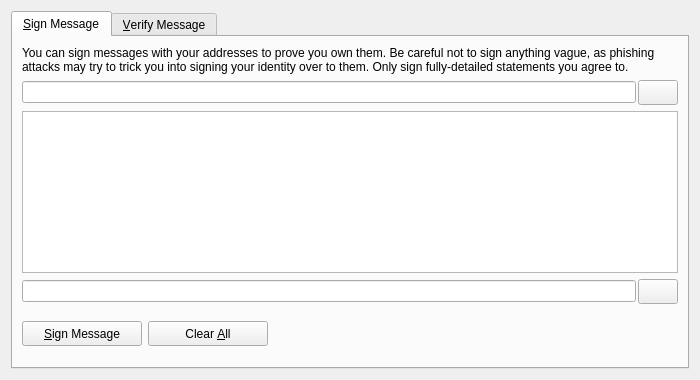
<?xml version="1.0" encoding="UTF-8"?>
<ui version="4.0">
 <class>SignVerifyMessageDialog</class>
 <widget class="QDialog" name="SignVerifyMessageDialog">
  <property name="geometry">
   <rect>
    <x>0</x>
    <y>0</y>
    <width>700</width>
    <height>380</height>
   </rect>
  </property>
  <property name="windowTitle">
   <string>Signatures - Sign / Verify a Message</string>
  </property>
  <property name="modal">
   <bool>true</bool>
  </property>
  <layout class="QVBoxLayout" name="verticalLayout">
   <item>
    <widget class="QTabWidget" name="tabWidget">
     <property name="currentIndex">
      <number>0</number>
     </property>
     <widget class="QWidget" name="tabSignMessage">
      <attribute name="title">
       <string>&amp;Sign Message</string>
      </attribute>
      <layout class="QVBoxLayout" name="verticalLayout_SM">
       <item>
        <widget class="QLabel" name="infoLabel_SM">
         <property name="text">
          <string>You can sign messages with your addresses to prove you own them. Be careful not to sign anything vague, as phishing attacks may try to trick you into signing your identity over to them. Only sign fully-detailed statements you agree to.</string>
         </property>
         <property name="textFormat">
          <enum>Qt::PlainText</enum>
         </property>
         <property name="wordWrap">
          <bool>true</bool>
         </property>
        </widget>
       </item>
       <item>
        <layout class="QHBoxLayout" name="horizontalLayout_1_SM">
         <property name="spacing">
          <number>2</number>
         </property>
         <item>
          <widget class="QValidatedLineEdit" name="addressIn_SM">
           <property name="toolTip">
            <string>The address to sign the message with (e.g. VTHZfUg11wEJmSgBLUcmCKGYekuqFcGHQq)</string>
           </property>
           <property name="maxLength">
            <number>34</number>
           </property>
          </widget>
         </item>
         <item>
          <widget class="QPushButton" name="addressBookButton_SM">
           <property name="minimumSize">
            <size>
             <width>25</width>
             <height>25</height>
            </size>
           </property>
           <property name="toolTip">
            <string>Choose an address from the address book</string>
           </property>
           <property name="text">
            <string/>
           </property>
           <property name="icon">
            <iconset resource="../bitcoin.qrc">
             <normaloff>:/icons/address-book</normaloff>:/icons/address-book</iconset>
           </property>
           <property name="iconSize">
            <size>
             <width>18</width>
             <height>18</height>
            </size>
           </property>
           <property name="shortcut">
            <string>Alt+A</string>
           </property>
           <property name="autoDefault">
            <bool>false</bool>
           </property>
          </widget>
         </item>
        </layout>
       </item>
       <item>
        <widget class="QPlainTextEdit" name="messageIn_SM">
         <property name="toolTip">
          <string>Enter the message you want to sign here</string>
         </property>
        </widget>
       </item>
       <item>
        <layout class="QHBoxLayout" name="horizontalLayout_2_SM">
         <property name="spacing">
          <number>2</number>
         </property>
         <item>
          <widget class="QLineEdit" name="signatureOut_SM">
           <property name="readOnly">
            <bool>true</bool>
           </property>
          </widget>
         </item>
         <item>
          <widget class="QPushButton" name="copySignatureButton_SM">
           <property name="minimumSize">
            <size>
             <width>25</width>
             <height>25</height>
            </size>
           </property>
           <property name="toolTip">
            <string>Copy the current signature to the system clipboard</string>
           </property>
           <property name="text">
            <string/>
           </property>
           <property name="icon">
            <iconset resource="../bitcoin.qrc">
             <normaloff>:/icons/editcopy</normaloff>:/icons/editcopy</iconset>
           </property>
           <property name="iconSize">
            <size>
             <width>12</width>
             <height>12</height>
            </size>
           </property>
           <property name="autoDefault">
            <bool>false</bool>
           </property>
          </widget>
         </item>
        </layout>
       </item>
       <item>
        <layout class="QHBoxLayout" name="horizontalLayout_3_SM">
         <item>
          <widget class="QPushButton" name="signMessageButton_SM">
           <property name="minimumSize">
            <size>
             <width>120</width>
             <height>25</height>
            </size>
           </property>
           <property name="toolTip">
            <string>Sign the message to prove you own this ArronCoin address</string>
           </property>
           <property name="text">
            <string>&amp;Sign Message</string>
           </property>
           <property name="icon">
            <iconset resource="../bitcoin.qrc">
             <normaloff>:/icons/editButton</normaloff>:/icons/editButton</iconset>
           </property>
           <property name="iconSize">
            <size>
             <width>12</width>
             <height>12</height>
            </size>
           </property>
           <property name="autoDefault">
            <bool>false</bool>
           </property>
          </widget>
         </item>
         <item>
          <widget class="QPushButton" name="clearButton_SM">
           <property name="minimumSize">
            <size>
             <width>120</width>
             <height>25</height>
            </size>
           </property>
           <property name="toolTip">
            <string>Reset all sign message fields</string>
           </property>
           <property name="text">
            <string>Clear &amp;All</string>
           </property>
           <property name="icon">
            <iconset resource="../bitcoin.qrc">
             <normaloff>:/icons/remove</normaloff>:/icons/remove</iconset>
           </property>
           <property name="iconSize">
            <size>
             <width>12</width>
             <height>12</height>
            </size>
           </property>
           <property name="autoDefault">
            <bool>false</bool>
           </property>
          </widget>
         </item>
         <item>
          <spacer name="horizontalSpacer_1_SM">
           <property name="orientation">
            <enum>Qt::Horizontal</enum>
           </property>
           <property name="sizeHint" stdset="0">
            <size>
             <width>40</width>
             <height>48</height>
            </size>
           </property>
          </spacer>
         </item>
         <item>
          <widget class="QLabel" name="statusLabel_SM">
           <property name="text">
            <string/>
           </property>
           <property name="wordWrap">
            <bool>true</bool>
           </property>
          </widget>
         </item>
         <item>
          <spacer name="horizontalSpacer_2_SM">
           <property name="orientation">
            <enum>Qt::Horizontal</enum>
           </property>
           <property name="sizeHint" stdset="0">
            <size>
             <width>40</width>
             <height>48</height>
            </size>
           </property>
          </spacer>
         </item>
        </layout>
       </item>
      </layout>
     </widget>
     <widget class="QWidget" name="tabVerifyMessage">
      <attribute name="title">
       <string>&amp;Verify Message</string>
      </attribute>
      <layout class="QVBoxLayout" name="verticalLayout_VM">
       <item>
        <widget class="QLabel" name="infoLabel_VM">
         <property name="text">
          <string>Enter the signing address, message (ensure you copy line breaks, spaces, tabs, etc. exactly) and signature below to verify the message. Be careful not to read more into the signature than what is in the signed message itself, to avoid being tricked by a man-in-the-middle attack.</string>
         </property>
         <property name="textFormat">
          <enum>Qt::PlainText</enum>
         </property>
         <property name="alignment">
          <set>Qt::AlignLeading|Qt::AlignLeft|Qt::AlignTop</set>
         </property>
         <property name="wordWrap">
          <bool>true</bool>
         </property>
        </widget>
       </item>
       <item>
        <layout class="QHBoxLayout" name="horizontalLayout_1_VM">
         <property name="spacing">
          <number>2</number>
         </property>
         <item>
          <widget class="QValidatedLineEdit" name="addressIn_VM">
           <property name="toolTip">
            <string>The address the message was signed with (e.g. VTHZfUg11wEJmSgBLUcmCKGYekuqFcGHQq)</string>
           </property>
           <property name="maxLength">
            <number>34</number>
           </property>
          </widget>
         </item>
         <item>
          <widget class="QPushButton" name="addressBookButton_VM">
           <property name="minimumSize">
            <size>
             <width>25</width>
             <height>25</height>
            </size>
           </property>
           <property name="toolTip">
            <string>Choose an address from the address book</string>
           </property>
           <property name="text">
            <string/>
           </property>
           <property name="icon">
            <iconset resource="../bitcoin.qrc">
             <normaloff>:/icons/address-book</normaloff>:/icons/address-book</iconset>
           </property>
           <property name="shortcut">
            <string>Alt+A</string>
           </property>
           <property name="autoDefault">
            <bool>false</bool>
           </property>
          </widget>
         </item>
        </layout>
       </item>
       <item>
        <widget class="QPlainTextEdit" name="messageIn_VM"/>
       </item>
       <item>
        <widget class="QValidatedLineEdit" name="signatureIn_VM"/>
       </item>
       <item>
        <layout class="QHBoxLayout" name="horizontalLayout_2_VM">
         <item>
          <widget class="QPushButton" name="verifyMessageButton_VM">
           <property name="minimumSize">
            <size>
             <width>125</width>
             <height>25</height>
            </size>
           </property>
           <property name="toolTip">
            <string>Verify the message to ensure it was signed with the specified ArronCoin address</string>
           </property>
           <property name="layoutDirection">
            <enum>Qt::LeftToRight</enum>
           </property>
           <property name="text">
            <string>&amp;Verify Message</string>
           </property>
           <property name="icon">
            <iconset resource="../bitcoin.qrc">
             <normaloff>:/icons/verifyButton</normaloff>:/icons/verifyButton</iconset>
           </property>
           <property name="iconSize">
            <size>
             <width>12</width>
             <height>12</height>
            </size>
           </property>
           <property name="autoDefault">
            <bool>false</bool>
           </property>
          </widget>
         </item>
         <item>
          <widget class="QPushButton" name="clearButton_VM">
           <property name="minimumSize">
            <size>
             <width>125</width>
             <height>25</height>
            </size>
           </property>
           <property name="toolTip">
            <string>Reset all verify message fields</string>
           </property>
           <property name="text">
            <string>Clear &amp;All</string>
           </property>
           <property name="icon">
            <iconset resource="../bitcoin.qrc">
             <normaloff>:/icons/remove</normaloff>:/icons/remove</iconset>
           </property>
           <property name="iconSize">
            <size>
             <width>12</width>
             <height>12</height>
            </size>
           </property>
           <property name="autoDefault">
            <bool>false</bool>
           </property>
          </widget>
         </item>
         <item>
          <spacer name="horizontalSpacer_1_VM">
           <property name="orientation">
            <enum>Qt::Horizontal</enum>
           </property>
           <property name="sizeHint" stdset="0">
            <size>
             <width>40</width>
             <height>48</height>
            </size>
           </property>
          </spacer>
         </item>
         <item>
          <widget class="QLabel" name="statusLabel_VM">
           <property name="text">
            <string/>
           </property>
           <property name="wordWrap">
            <bool>true</bool>
           </property>
          </widget>
         </item>
         <item>
          <spacer name="horizontalSpacer_2_VM">
           <property name="orientation">
            <enum>Qt::Horizontal</enum>
           </property>
           <property name="sizeHint" stdset="0">
            <size>
             <width>40</width>
             <height>48</height>
            </size>
           </property>
          </spacer>
         </item>
        </layout>
       </item>
      </layout>
     </widget>
    </widget>
   </item>
  </layout>
 </widget>
 <customwidgets>
  <customwidget>
   <class>QValidatedLineEdit</class>
   <extends>QLineEdit</extends>
   <header>qvalidatedlineedit.h</header>
  </customwidget>
 </customwidgets>
 <resources>
  <include location="../bitcoin.qrc"/>
 </resources>
 <connections/>
</ui>
